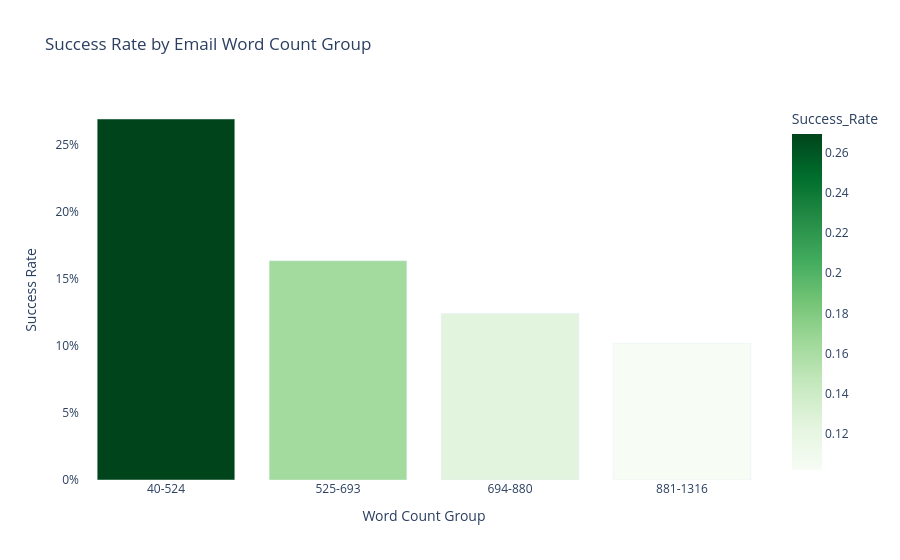

Source (notebook cell):
### Markdown cell above
Note: Campaign Type 1 has a significantly smaller sample size (563 emails vs 47k+) and should be interpreted with caution.

### Code cell
'''
success rate według długości emaila (Word_Count)


'''


import plotly.express as px
import pandas as pd



df = pd.read_csv('/Users/mariamagdalena/Desktop/Data Engineering/projects-sql-python/email-campaign-sme-dataset/Train_psolI3n.csv')
df = df[df['Email_Status'] != 2]

print(df['Word_Count'].describe())

#przedziały dla Word Count
df['Word_Count_Group'] = pd.cut(df['Word_Count'], bins=[40, 525, 694, 881, 1317], labels=['40-524', '525-693', '694-880', '881-1316'])

#grupowanie po Word Count
df_word_grouped = df.groupby('Word_Count_Group', observed=True).agg(
    Success_Rate=('Email_Status', 'mean'),
    Total_Emails=('Email_Status', 'count')
).reset_index()

print(df['Word_Count_Group'].value_counts(dropna=False))
print(df_word_grouped)

#tworzenie wykresu
x = df_word_grouped ['Word_Count_Group']
y = df_word_grouped ['Success_Rate']

fig = px.bar(df_word_grouped, x='Word_Count_Group', y='Success_Rate', title='Success Rate by Email Word Count Group',
                category_orders={'Word_Count_Group': ['40-524', '525-693', '694-880', '881-1316']},
                color='Success_Rate',
                color_continuous_scale='greens',
                hover_data=['Total_Emails'],)


fig.update_layout(
    xaxis_title='Word Count Group',
    yaxis_title='Success Rate',
    plot_bgcolor='white',
    yaxis=dict(tickformat='.0%')
)


fig.show()

### Figure 1 — Plotly figure (JSON) as saved in the notebook; plotly's stock layout.template omitted (floating-point values rounded to 4 significant figures)
{"data": [{"alignmentgroup": "True", "customdata": [[16858], [16069], [16368], [16301]], "hovertemplate": "Word_Count_Group=%{x}<br>Success_Rate=%{marker.color}<br>Total_Emails=%{customdata[0]}<extra></extra>", "legendgroup": "", "marker": {"color": [0.2692, 0.1635, 0.1243, 0.102], "coloraxis": "coloraxis", "pattern": {"shape": ""}}, "name": "", "offsetgroup": "", "orientation": "v", "showlegend": false, "textposition": "auto", "type": "bar", "x": ["40-524", "525-693", "694-880", "881-1316"], "xaxis": "x", "y": [0.2692, 0.1635, 0.1243, 0.102], "yaxis": "y"}], "layout": {"barmode": "relative", "coloraxis": {"colorbar": {"title": {"text": "Success_Rate"}}, "colorscale": [[0, "rgb(247,252,245)"], [0.125, "rgb(229,245,224)"], [0.25, "rgb(199,233,192)"], [0.375, "rgb(161,217,155)"], [0.5, "rgb(116,196,118)"], [0.625, "rgb(65,171,93)"], [0.75, "rgb(35,139,69)"], [0.875, "rgb(0,109,44)"], [1, "rgb(0,68,27)"]]}, "legend": {"tracegroupgap": 0}, "plot_bgcolor": "white", "title": {"text": "Success Rate by Email Word Count Group"}, "xaxis": {"anchor": "y", "categoryarray": ["40-524", "525-693", "694-880", "881-1316"], "categoryorder": "array", "domain": [0, 1], "title": {"text": "Word Count Group"}}, "yaxis": {"anchor": "x", "domain": [0, 1], "tickformat": ".0%", "title": {"text": "Success Rate"}}}}
